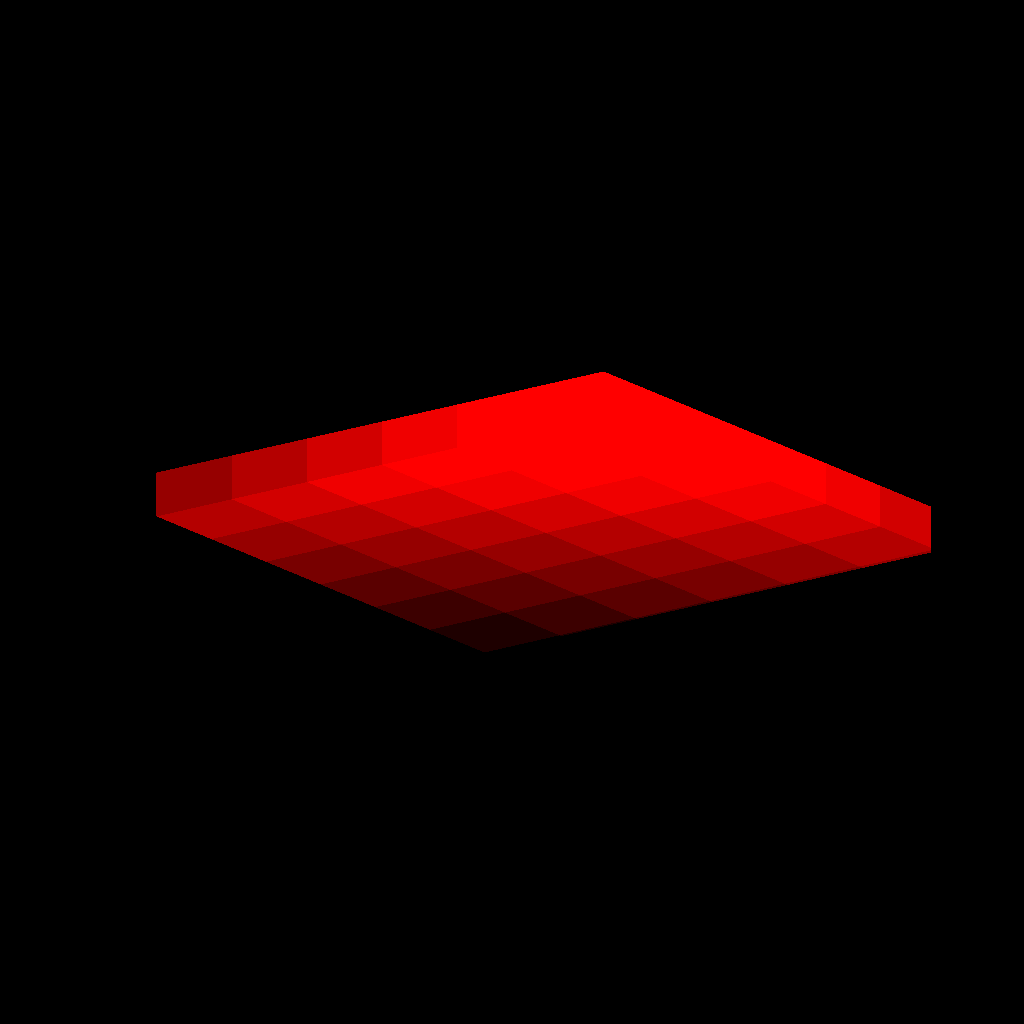

Generate this figure with Python:
import numpy as np
import json
from PIL import Image

# Image.new()
img = Image.new("RGB",(1024,1024))
jss = open("C:/Users/[user]/Downloads/cuuee.json")
a = json.load(jss)
# img.putpixel(())
for i in range(1024):
    for j in range(1024):
        cur_pix = a[str(i*1024 + j)]
        img.putpixel((j,i),(cur_pix*30,0,0))

img.save("./cal.png")